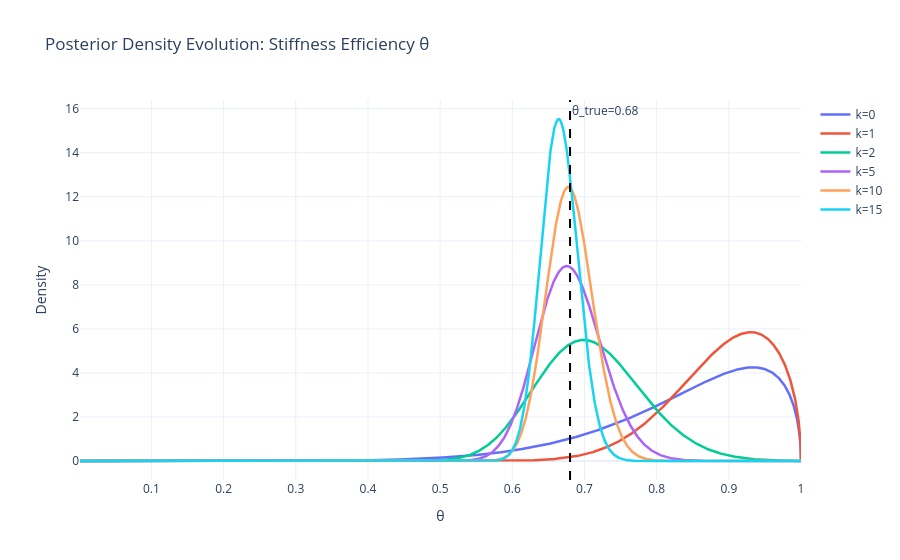
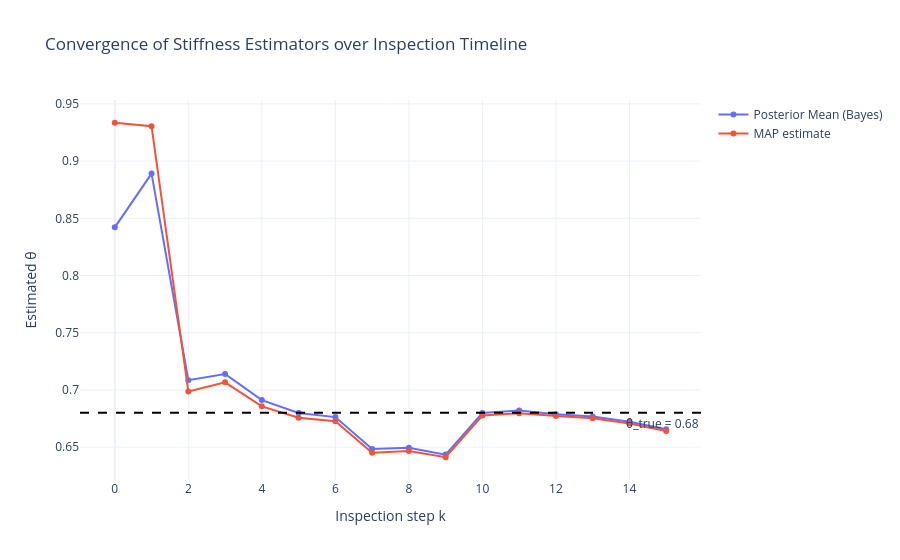

Here is the notebook cell these charts were saved with, in order:
### Markdown cell above
$$\mathbb E[\Theta^{(0)}]=\frac{\alpha}{\alpha+\beta}=\frac{8}{9.5}\approx 0.842.$$

**Why this prior is appropriate.** $\text{Beta}(8,1.5)$ is supported on exactly $[0,1]$ (matching the physical range of a stiffness-efficiency ratio), is strongly concentrated toward $\theta=1$ (reflecting the engineering assumption that a newly commissioned/inspected component starts near-pristine), yet still assigns non-negligible density to values below $1$ — leaving room for the sensor data to reveal unexpected pre-existing degradation rather than assigning it zero prior probability outright.

## Task 2 — Structural Likelihood Formulation

Since $y_k=\theta K_{\text{nominal}}e^{\epsilon_k}$ with $\epsilon_k\sim\mathscr N(0,\sigma^2)$, taking logs gives $\ln y_k \mid \theta \sim \mathscr N(\ln\theta+\ln K_{\text{nominal}},\,\sigma^2)$, i.e. $y_k\mid\theta$ is **log-normal**. By the change-of-variables formula (Jacobian $1/y_k$):
$$L(y_k\mid\theta)=\frac{1}{y_k\,\sigma\sqrt{2\pi}}\exp\!\left[-\frac{\bigl(\ln y_k-\ln\theta-\ln K_{\text{nominal}}\bigr)^2}{2\sigma^2}\right].$$

Joint likelihood for the running history (conditional independence of noise terms):
$$L(\mathbf y^{(k)}\mid\theta)=\prod_{i=1}^{k}\frac{1}{y_i\,\sigma\sqrt{2\pi}}\exp\!\left[-\frac{(\ln y_i-\ln\theta-\ln K_{\text{nominal}})^2}{2\sigma^2}\right].$$

## Task 3 — Non-Conjugate Grid Update

A Beta prior has kernel $\theta^{\alpha-1}(1-\theta)^{\beta-1}$ — a *polynomial* in $\theta$ — while the log-normal likelihood's dependence on $\theta$ enters through $\exp[-(\ln\theta-c)^2/(2\sigma^2)]$, a transcendental function of $\ln\theta$. Multiplying these two kernels does **not** collapse back into any recognizable, finitely-parameterized closed family (Beta or otherwise), so there is no conjugate update rule. We can still write the recursive Bayes relation up to a proportionality constant:
$$f_{\Theta\mid\mathbf Y^{(k)}}(\theta\mid\mathbf y^{(k)}) \;\propto\; f_{\Theta\mid\mathbf Y^{(k-1)}}(\theta\mid\mathbf y^{(k-1)})\cdot L(y_k\mid\theta),$$
which must be evaluated and renormalized numerically at every step.

## Task 4 — Running Point Estimates (Numerical Integrals)

$$\widehat\theta_{\mathrm{Bayes}}^{(k)}=\int_0^1 \theta\, f_{\Theta\mid\mathbf Y^{(k)}}(\theta\mid\mathbf y^{(k)})\,d\theta,
\qquad
\widehat\theta_{\mathrm{MAP}}^{(k)}=\operatorname*{arg\,max}_{\theta\in(0,1]} f_{\Theta\mid\mathbf Y^{(k)}}(\theta\mid\mathbf y^{(k)}).$$

## Task 5 — Algorithmic Grid Approximation and Normalization

1. Build a grid $\theta_1,\dots,\theta_M$ over $(0,1]$, e.g. `np.linspace(0.001, 1.0, M)` — a small $\epsilon$ offset from $0$ avoids the $\ln\theta\to-\infty$ singularity in the likelihood, while the grid's right endpoint is exactly $1$ since $\theta=1$ (pristine) is a physically attainable value.
2. Maintain the current posterior as a vector `prior_grid` on this grid.
3. On observing $y_k$: compute `lik_grid = L(y_k, theta_grid)` from the log-normal formula above.
4. Form `unnorm = prior_grid * lik_grid`.
5. **Sequential normalization via trapezoidal rule:** `Z = np.trapezoid(unnorm, theta_grid)`, then `posterior_grid = unnorm / Z`.
6. Set `prior_grid = posterior_grid` for the next inspection, and read off $\widehat\theta_{\mathrm{Bayes}}^{(k)}=$ `np.trapezoid(theta_grid*posterior_grid, theta_grid)` and $\widehat\theta_{\mathrm{MAP}}^{(k)}=$ `theta_grid[argmax(posterior_grid)]`.

## Task 6 — Performance Tracking and Degradation Convergence

### Code cell
def loglik_shm(y, theta, K_nom, sigma):
    return (1.0 / (y * sigma * np.sqrt(2 * np.pi))) * np.exp(
        -(np.log(y) - np.log(theta) - np.log(K_nom)) ** 2 / (2 * sigma ** 2)
    )

def run_shm_simulation(theta_true=0.68, n_steps=15, K_nom=50.0, sigma=0.15, seed=3):
    rng = np.random.default_rng(seed)
    theta_grid = np.linspace(0.001, 1.0, 2000)
    prior = beta_dist.pdf(theta_grid, 8, 1.5)
    prior /= np.trapezoid(prior, theta_grid)

    bayes_hist = [np.trapezoid(theta_grid * prior, theta_grid)]
    map_hist = [theta_grid[np.argmax(prior)]]
    milestone_curves = {0: prior.copy()}
    milestones = {0, 1, 2, 5, 10, 15}

    for k in range(1, n_steps + 1):
        eps = rng.normal(0, sigma)
        y_k = theta_true * K_nom * np.exp(eps)
        lik = loglik_shm(y_k, theta_grid, K_nom, sigma)
        unnorm = prior * lik
        Z = np.trapezoid(unnorm, theta_grid)
        posterior = unnorm / Z

        bayes_hist.append(np.trapezoid(theta_grid * posterior, theta_grid))
        map_hist.append(theta_grid[np.argmax(posterior)])
        prior = posterior
        if k in milestones:
            milestone_curves[k] = posterior.copy()

    return theta_grid, np.array(bayes_hist), np.array(map_hist), milestone_curves

theta_true_shm = 0.68
theta_grid_shm, bayes_shm, map_shm, curves_shm = run_shm_simulation(theta_true=theta_true_shm, seed=3)

# Plot 1: posterior density progression
fig1 = go.Figure()
for k in sorted(curves_shm):
    fig1.add_trace(go.Scatter(x=theta_grid_shm, y=curves_shm[k], name=f"k={k}", line=dict(width=2.5)))
fig1.add_vline(x=theta_true_shm, line_dash="dash", line_color="black",
               annotation_text=f"θ_true={theta_true_shm}")
fig1.update_layout(title="Posterior Density Evolution: Stiffness Efficiency θ",
                    xaxis_title="θ", yaxis_title="Density", template="plotly_white")
fig1.show()

# Plot 2: estimator convergence
steps_shm = np.arange(0, 16)
fig2 = go.Figure()
fig2.add_trace(go.Scatter(x=steps_shm, y=bayes_shm, mode="lines+markers", name="Posterior Mean (Bayes)"))
fig2.add_trace(go.Scatter(x=steps_shm, y=map_shm, mode="lines+markers", name="MAP estimate"))
fig2.add_hline(y=theta_true_shm, line_dash="dash", line_color="black",
               annotation_text=f"θ_true = {theta_true_shm}", annotation_position="bottom right")
fig2.update_layout(title="Convergence of Stiffness Estimators over Inspection Timeline",
                    xaxis_title="Inspection step k", yaxis_title="Estimated θ",
                    template="plotly_white")
fig2.show()

print("Estimator trajectory (Bayes mean):", np.round(bayes_shm, 3))

### Figure 1 — Plotly figure (JSON) as saved in the notebook; plotly's stock layout.template omitted (floating-point values rounded to 4 significant figures; data arrays with more than 128 entries replaced by an {"elided": "..."} marker saying what was removed)
{"data": [{"line": {"width": 2.5}, "name": "k=0", "type": "scatter", "x": {"elided": "2000 float values"}, "y": {"elided": "2000 float values"}}, {"line": {"width": 2.5}, "name": "k=1", "type": "scatter", "x": {"elided": "2000 float values"}, "y": {"elided": "2000 float values"}}, {"line": {"width": 2.5}, "name": "k=2", "type": "scatter", "x": {"elided": "2000 float values"}, "y": {"elided": "2000 float values"}}, {"line": {"width": 2.5}, "name": "k=5", "type": "scatter", "x": {"elided": "2000 float values"}, "y": {"elided": "2000 float values"}}, {"line": {"width": 2.5}, "name": "k=10", "type": "scatter", "x": {"elided": "2000 float values"}, "y": {"elided": "2000 float values"}}, {"line": {"width": 2.5}, "name": "k=15", "type": "scatter", "x": {"elided": "2000 float values"}, "y": {"elided": "2000 float values"}}], "layout": {"annotations": [{"showarrow": false, "text": "θ_true=0.68", "x": 0.68, "xanchor": "left", "xref": "x", "y": 1, "yanchor": "top", "yref": "y domain"}], "shapes": [{"line": {"color": "black", "dash": "dash"}, "type": "line", "x0": 0.68, "x1": 0.68, "xref": "x", "y0": 0, "y1": 1, "yref": "y domain"}], "title": {"text": "Posterior Density Evolution: Stiffness Efficiency θ"}, "xaxis": {"title": {"text": "θ"}}, "yaxis": {"title": {"text": "Density"}}}}

### Figure 2 — Plotly figure (JSON) as saved in the notebook; plotly's stock layout.template omitted (floating-point values rounded to 4 significant figures)
{"data": [{"mode": "lines+markers", "name": "Posterior Mean (Bayes)", "type": "scatter", "x": [0, 1, 2, 3, 4, 5, 6, 7, 8, 9, 10, 11, 12, 13, 14, 15], "y": [0.8421, 0.8891, 0.7086, 0.7139, 0.6911, 0.6798, 0.6763, 0.6484, 0.6495, 0.6435, 0.6799, 0.682, 0.6788, 0.6767, 0.6722, 0.6656]}, {"mode": "lines+markers", "name": "MAP estimate", "type": "scatter", "x": [0, 1, 2, 3, 4, 5, 6, 7, 8, 9, 10, 11, 12, 13, 14, 15], "y": [0.9335, 0.9305, 0.6987, 0.7066, 0.6857, 0.6757, 0.6727, 0.6452, 0.6467, 0.6412, 0.6777, 0.6797, 0.6772, 0.6752, 0.6707, 0.6642]}], "layout": {"annotations": [{"showarrow": false, "text": "θ_true = 0.68", "x": 1, "xanchor": "right", "xref": "x domain", "y": 0.68, "yanchor": "top", "yref": "y"}], "shapes": [{"line": {"color": "black", "dash": "dash"}, "type": "line", "x0": 0, "x1": 1, "xref": "x domain", "y0": 0.68, "y1": 0.68, "yref": "y"}], "title": {"text": "Convergence of Stiffness Estimators over Inspection Timeline"}, "xaxis": {"title": {"text": "Inspection step k"}}, "yaxis": {"title": {"text": "Estimated θ"}}}}
